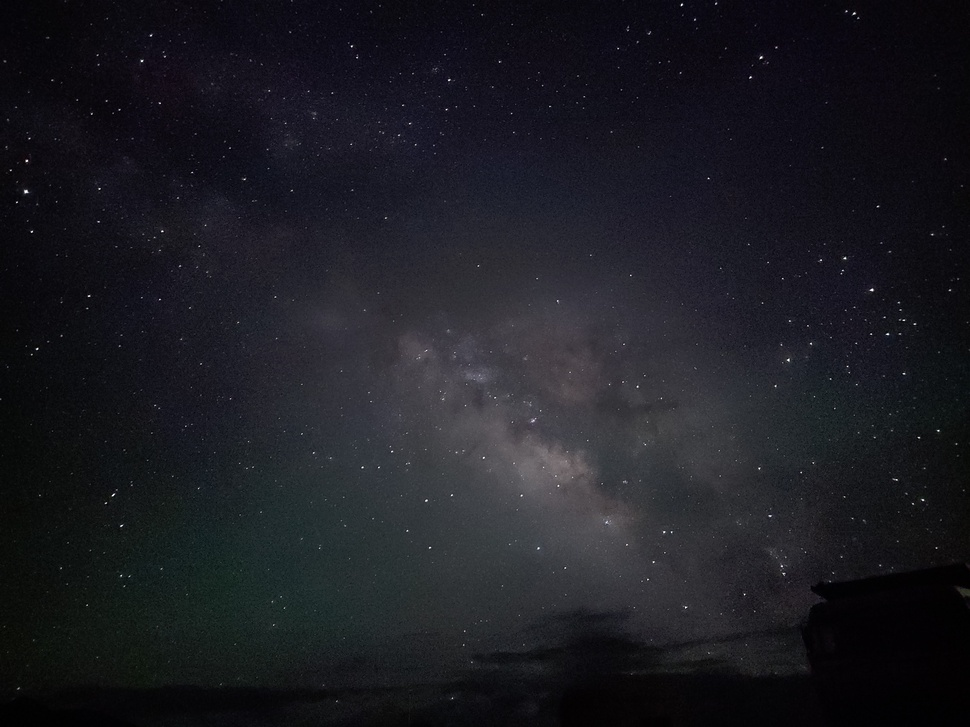
#> input picture ImageFundamentals/milkyway_ladakh.jpg, 970 x 727 px, shrunk from 4000 x 3000 before the run
$ jupyter execute --allow-errors intensity_transformations.ipynb   (older library calls are emulated)
#> lines starting #> are read from the running program, lines starting #| are printed output that depends on the picture
# Image Negation
This transformation inverts the pixel values, turning bright regions dark and vice versa. It's performed using the formula:
new_pixel_value = L - 1 - old_pixel_value,
where L is the maximum intensity value.

Inverting an image means changing the pixel values so that bright areas become dark and vice versa. You can invert an image in Python without using OpenCV using libraries like NumPy and Matplotlib. Here's a Python code example:

In this code, we define an invert_image function that takes an input image and inverts it by subtracting the image from the maximum pixel value (255 in an 8-bit image). The inverted image is displayed alongside the original image using Matplotlib.

Make sure to replace the example image with your own grayscale image or use Matplotlib to load an image from a file. Inverting an image is a simple operation that switches the dark and bright regions, creating a negated version of the original.

[cell 1]
import numpy as np
import matplotlib.pyplot as plt

def invert_image(image):
    # Invert the image by subtracting the image from the maximum pixel value
    inverted_image = 255 - image
    return inverted_image

# Load an example grayscale image
# Replace 'your_image_path' with the path to your image
# For example, using matplotlib to load an image:
# image = plt.imread('your_image_path')
# Make sure the image is grayscale
image = np.array([[1, 2, 3], [4, 5, 6], [7, 8, 9]], dtype=np.uint8)  # Example grayscale image

# Invert the image
inverted_image = invert_image(image)

# Display the original and inverted images
plt.figure(figsize=(10, 5))
plt.subplot(1, 2, 1)
plt.title("Original Image")
plt.imshow(image, cmap='gray')

plt.subplot(1, 2, 2)
plt.title("Inverted Image")
plt.imshow(inverted_image, cmap='gray')

plt.show()
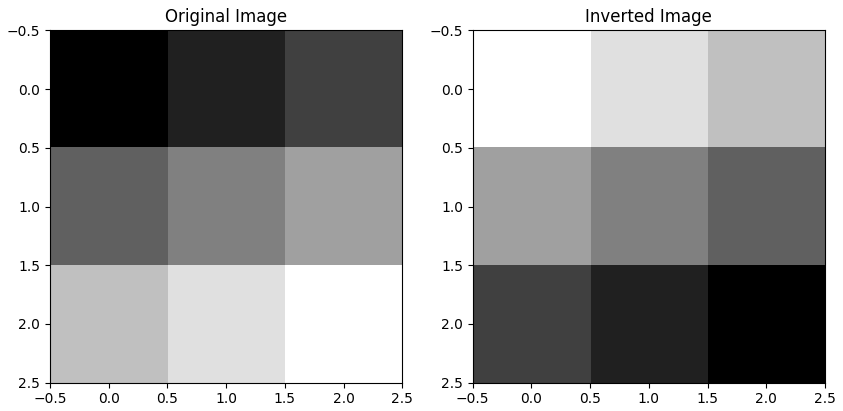
#> figure drawn by matplotlib, 2 panels

# Contrast stretching

Contrast stretching is a technique used to enhance the contrast in an image by linearly mapping the minimum and maximum pixel values in the image to the full intensity range. You can perform contrast stretching in Python without using OpenCV using libraries like NumPy and Matplotlib.

In this code, we define a contrast_stretching function that takes an input image and applies contrast stretching. It first finds the minimum and maximum pixel values in the image and then performs the stretching using linear mapping to the full intensity range (0 to 255). The stretched image is displayed alongside the original image using Matplotlib.

Make sure to replace the example image with your own grayscale image or use Matplotlib to load an image from a file. The contrast stretching technique helps improve the visual contrast of the image.

[cell 2]
import numpy as np
import matplotlib.pyplot as plt
import cv2

def contrast_stretching(image):
    # Find the minimum and maximum pixel values in the image
    min_intensity = np.min(image)
    max_intensity = np.max(image)

    # Apply contrast stretching to the image
    stretched_image = ((image - min_intensity) / (max_intensity - min_intensity)) * 255
    stretched_image = cv2.normalize(stretched_image, None, 0, 255, cv2.NORM_MINMAX, cv2.CV_8U)
    return stretched_image

# Load an example grayscale image
# Replace 'your_image_path' with the path to your image
# For example, using matplotlib to load an image:
# image = plt.imread('your_image_path')
# Make sure the image is grayscale
# image = cv2.imread("milkyway_ladakh.jpg")
image = np.array([[4, 5, 6], [7, 8, 9], [10, 11, 12]], dtype=np.uint8)  # Example grayscale image

# Apply contrast stretching
stretched_image = contrast_stretching(image)

# Display the original and stretched images
plt.figure(figsize=(10, 5))
plt.subplot(1, 2, 1)
plt.title("Original Image")
plt.imshow(image, cmap='gray', vmin=0, vmax=255)

plt.subplot(1, 2, 2)
plt.title("Contrast Stretched Image")
plt.imshow(stretched_image, cmap='gray', vmin=0, vmax=255)

plt.show()
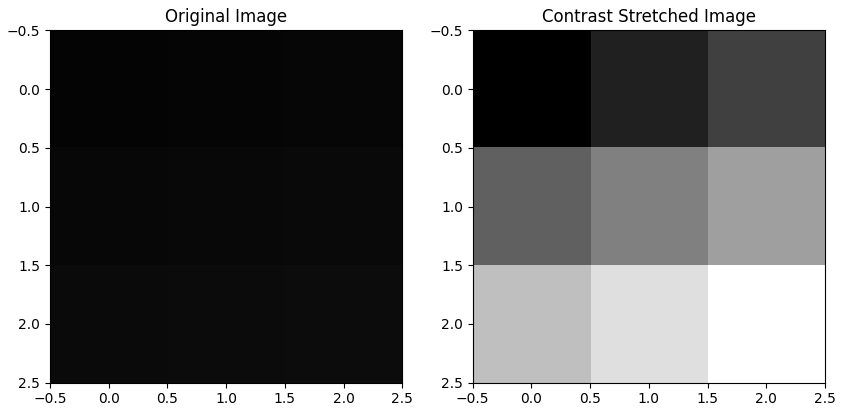
#> figure drawn by matplotlib, 2 panels

# Log Transformation
A log transformation is a technique used to enhance the visualization of details in dark regions of an image. You can perform a log transformation in Python without using OpenCV using libraries like NumPy and Matplotlib. Here's a Python code example:

In this code, we define a log_transformation function that takes an input image and a constant 'c' as parameters. It then applies the log transformation to the image using the formula c * np.log(1 + image). The transformed image is displayed alongside the original image using Matplotlib.

Make sure to replace the example image with your own grayscale image or use Matplotlib to load an image from a file. Adjust the 'c_value' as needed to control the degree of transformation. The log transformation can enhance the visualization of details in dark regions while preserving details in brighter areas of the image.

[cell 3]
import numpy as np
import matplotlib.pyplot as plt

def log_transformation(image, c=1.0):
    # Apply the log transformation to the image
    transformed_image = c * np.log(1 + image)
    transformed_image = (transformed_image)
    # transformed_image = contrast_stretching(image).astype("uint8")

    return transformed_image

# Load an example grayscale image
# Replace 'your_image_path' with the path to your image
# For example, using matplotlib to load an image:
# image = plt.imread('your_image_path')
# Make sure the image is grayscale
image = np.array([[1, 2, 3], [4, 5, 6], [7, 8, 9]], dtype=np.uint8)  # Example grayscale image

# Define a constant 'c' (adjust as needed)
c_value = 50.0

# Apply the log transformation
transformed_image = log_transformation(image, c_value)

# Display the original and transformed images
plt.figure(figsize=(10, 5))
plt.subplot(1, 2, 1)
plt.title("Original Image")
plt.imshow(image, cmap='gray', vmin=0, vmax=255)

plt.subplot(1, 2, 2)
plt.title("Log Transformed Image")
plt.imshow(transformed_image, cmap='gray', vmin=0, vmax=255),

plt.show()
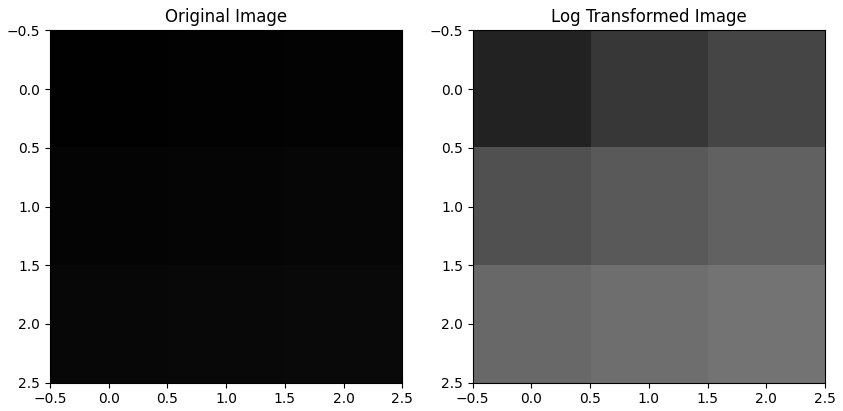
#> figure drawn by matplotlib, 2 panels

# Gamma Correction

In this code, we define a gamma_correction function that takes an input image and a gamma value as parameters. It then applies gamma correction to the image by raising each pixel's intensity value to the power of the gamma value. The corrected image is displayed alongside the original image using Matplotlib.

Make sure to replace the example image with your own grayscale image or use Matplotlib to load an image from a file. Adjust the gamma_value as needed to achieve the desired level of correction.

[cell 4]
import numpy as np
import matplotlib.pyplot as plt
import cv2

def gamma_correction(image, gamma):
    # Apply gamma correction to the image
    corrected_image = np.power(image, gamma)
    corrected_image = cv2.normalize(corrected_image, None, 0, 255, cv2.NORM_MINMAX, cv2.CV_8U)
    return corrected_image

# Load an example grayscale image
# Replace 'your_image_path' with the path to your image
# For example, using matplotlib to load an image:
# image = plt.imread('your_image_path')
# Make sure the image is grayscale
image = cv2.imread("milkyway_ladakh.jpg")
#> image is the input picture: shape (727, 970, 3); mean B, G, R 34.1, 28, 27.7

# Define the gamma value (adjust as needed)
gamma_value = 0.5

# Apply gamma correction
corrected_image = gamma_correction(image, gamma_value)
#> in gamma_correction, `corrected_image = np.power(image, gamma)`:
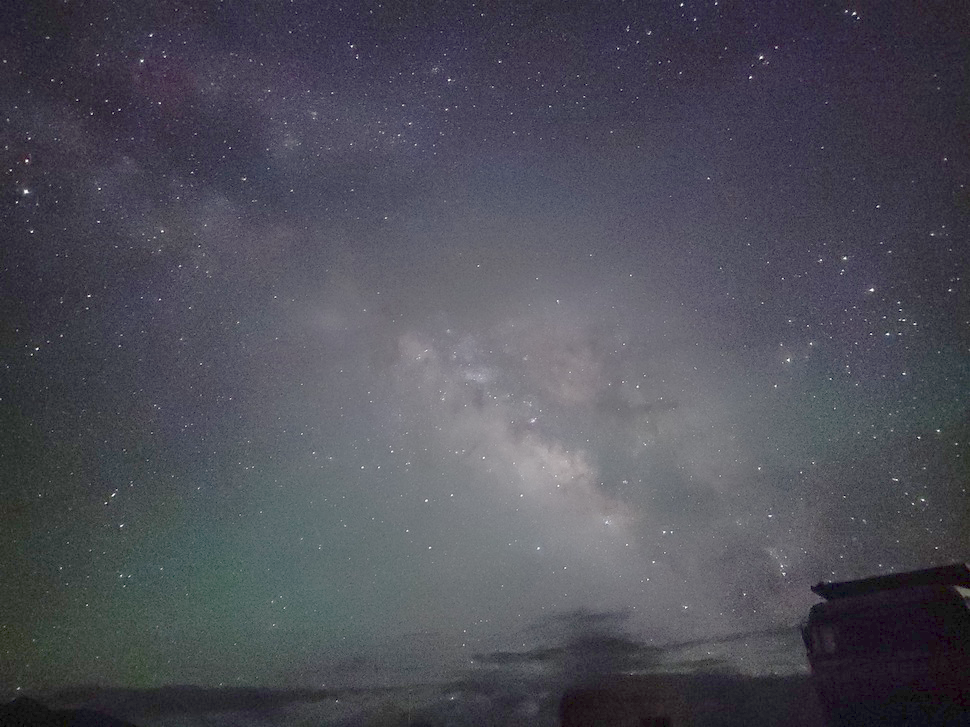
#> corrected_image: shape (727, 970, 3) float64; mean B, G, R 5.56, 4.95, 4.96; drawn with min black and max white

# Display the original and corrected images
plt.figure(figsize=(10, 5))
plt.subplot(1, 2, 1)
plt.title("Original Image")
plt.imshow(image, cmap='gray')

plt.subplot(1, 2, 2)
plt.title("Gamma Corrected Image")
plt.imshow(corrected_image, cmap='gray')

plt.show()
#> figure, not shown here; B, G, R data is drawn as R, G, B

# Histogram Equalization

1. Compute the histogram of the input image: The histogram represents the frequency of each intensity value in the image.

2. Calculate the cumulative distribution function (CDF) of the histogram: The CDF accumulates the frequencies from the histogram, creating a mapping that associates each intensity value with a new value.

3. Normalize the CDF to the desired intensity range (e.g., 0-255): By scaling the CDF to cover the full range of possible intensity values, you create a mapping that spreads the pixel values more uniformly.

4. Apply the mapping to the original image: Replace each pixel's intensity value with its corresponding value in the newly created mapping.

[cell 5]
import numpy as np
import matplotlib.pyplot as plt
import cv2

def histogram_equalization(image):
    # Flatten the image array and calculate histogram
    histogram = np.zeros((256,), dtype="float32")
    for pixel in image:
        histogram[pixel] += 1

    # Step 2: Calculate cumulative distribution function (CDF)
    cdf = np.zeros((256,), dtype="float32")
    cdf[0] = histogram[0]
    for i in range(1, 256):
        cdf[i] = cdf[i - 1] + histogram[i]

    # Normalize the CDF
    cdf_min = min(cdf)  # Find the minimum non-zero value in CDF
    total_pixels = len(image)
    normalized_cdf = [(cdf[i] - cdf_min) / (total_pixels - cdf_min) * 255 for i in range(256)]
    normalized_cdf = [int(round(val)) for val in normalized_cdf]  # Round to nearest integer

    # Step 3: Map the pixel values using the normalized CDF
    equalized_image = []
    flatten_img = [pixel for row in image for pixel in row]
    for pixel in flatten_img:
        equalized_image.append(normalized_cdf[pixel])
    equalized_image = np.reshape(equalized_image, image.shape)
    return equalized_image

[cell 6]
# Load an example grayscale image
image = cv2.imread("real_image.png", 0)
# np.array([[1, 2, 3], [4, 5, 6], [7, 8, 9]], dtype=np.uint8)  # Example grayscale image

# Apply histogram equalization
#> (the rest of this cell did not finish here and is left out)

# Histogram Matching
Histogram matching, also known as histogram specification or histogram equalization with a specified target histogram, is a technique used to adjust the intensity distribution of an image to match a desired histogram. You can perform histogram matching in Python without using OpenCV using libraries like NumPy and Matplotlib.

In this code, we define a histogram_matching function that takes an input image and a target histogram as parameters. It computes the CDF of the input image's histogram, the CDF of the target histogram, and creates a mapping from the image's CDF to the target's CDF. Then, it applies this mapping to the input image, producing the matched image. The original and matched images are displayed using Matplotlib.

Replace the example image with your own grayscale image or use Matplotlib to load an image from a file. Adjust the target_histogram to match your specific histogram matching requirements. This technique can be used to transfer the appearance of one image to another by specifying the target histogram.

[cell 7]
import numpy as np
import matplotlib.pyplot as plt

def histogram_matching(image, target_histogram):
    # Compute the cumulative distribution function (CDF) of the image's histogram
    image_histogram, _ = np.histogram(image.flatten(), 256, [0, 255])
    image_cdf = image_histogram.cumsum()
    image_cdf_normalized = image_cdf / image_cdf.max()

    # Compute the CDF of the target histogram
    target_cdf = target_histogram.cumsum()
    target_cdf_normalized = target_cdf / target_cdf.max()

    # Create a mapping from image intensities to target intensities
    mapping = np.interp(image_cdf_normalized, target_cdf_normalized, np.arange(256))

    # Apply the mapping to the image
    matched_image = mapping[image]

    # Normalize
    matched_image = matched_image.astype("uint8")
    # matched_image = cv2.normalize(matched_image, None, 0, 255, cv2.NORM_MINMAX, cv2.CV_8U)

    return matched_image

[cell 8]
# Load an example grayscale image
# Replace 'your_image_path' with the path to your image
# For example, using matplotlib to load an image:
# image = plt.imread('your_image_path')
# Make sure the image is grayscale
image = cv2.imread("real_image.png")
#> (the rest of this cell did not finish here and is left out)

[cell 9]
# Define a target histogram
# You can create or obtain the desired target histogram as needed
# target_histogram = np.array([i for i in range(256)])
def create_gaussian_kernel(size, sigma):
    """Create a Gaussian kernel"""
#> called with size = 256, sigma = 25
    # numpy.fromfunction(function, shape, **kwargs)
    # kernel = np.fromfunction(lambda x: (1/(2*np.pi*sigma**2)) * np.exp(-((x-(size-1)/2)**2)/(2*sigma**2)), size)
    kernel_l = []
    for x in range(0, size):
        g_d = (1/(2*np.pi*sigma**2)) * np.exp(-((x-(size-1)/2)**2)/(2*sigma**2))
        kernel_l.append(g_d)
    return np.array(kernel_l)
sigma = 25
size = 256
target_histogram = create_gaussian_kernel(size, sigma)
plt.figure(figsize=(10, 5))

plt.title("Target Histogram")
plt.plot(target_histogram, color="b")
plt.show()
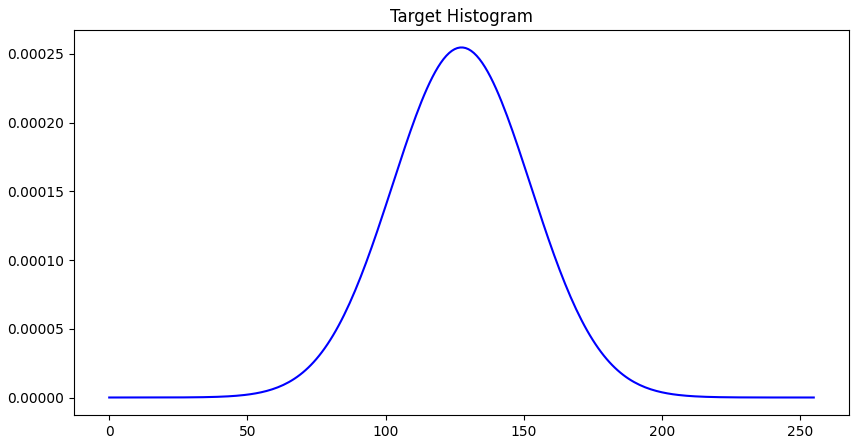
#> figure drawn by matplotlib, 1 panel; curve peaks at x = 127, y = 0.000255
